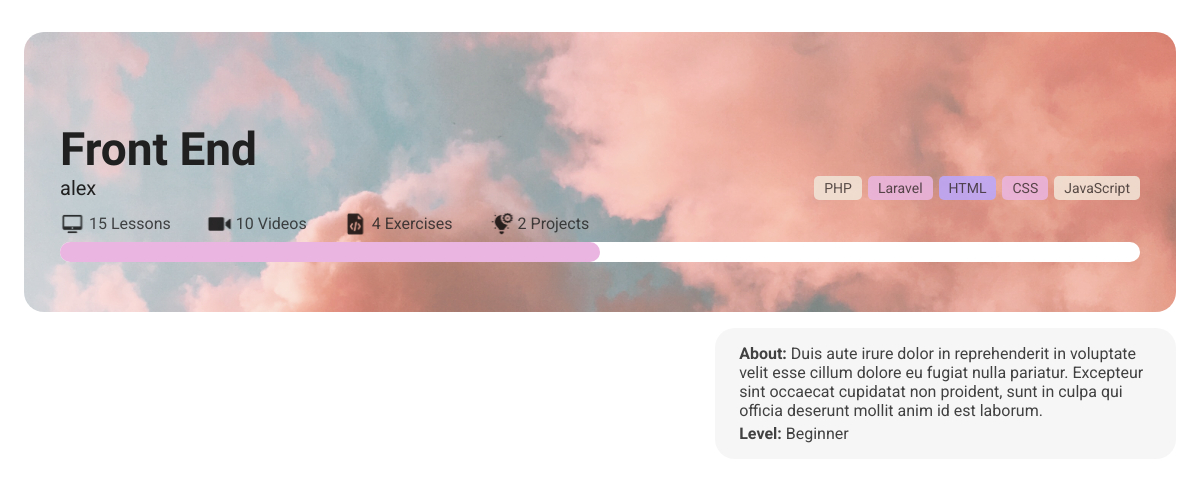
Before: /courses/2 with the older database file.
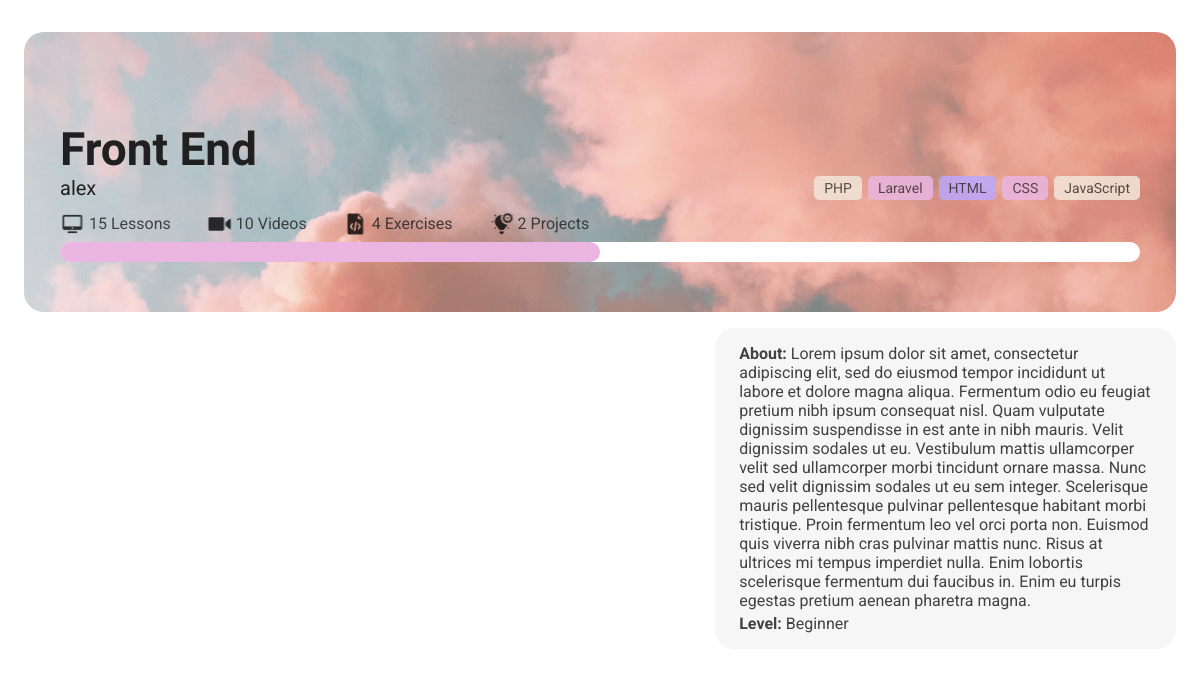
After: the same page with the newer database file.
### course/models.py (models this page shows, shortened)
class Course(models.Model):
    LEVEL = (
        ('Beginner', 'Beginner'),
        ('Intermediate', 'Intermediate'),
        ('Expert', 'Expert'),
    )
    title = models.CharField(max_length=150)
    user = models.ForeignKey(User, on_delete=models.CASCADE)
    image = models.ImageField(upload_to='courses', blank=True)
    tags = models.ManyToManyField(Tag, blank=True)
    about = models.TextField(max_length=2000, blank=True)
    level = models.CharField(max_length=13, choices=LEVEL)
    public = models.BooleanField(default=False)
    likes = models.ManyToManyField(User, blank=True, related_name='likes')
    titles = models.ManyToManyField('Title', through='TitleOrder', blank=True, default=[],  related_name='titles')
    created = models.DateTimeField(auto_now_add=True)
    updated = models.DateTimeField(auto_now=True)

class Tag(models.Model):
    name = models.CharField(max_length=100)
    def __str__(self):
        return self.name

### course/views/course.py (the view)
# urls.py: path('', course.courses, name='courses'),
def course(request, id):
    course = get_object_or_404(Course, pk=id)
    print(course.tags.all())
    return render(request, 'course/course.html', {
        'course': course
    })

### course/templates/course/course.html (shortened to what this page needs)
{% include 'main.html' %}
{% block title %}
    <link rel="stylesheet" href="/static/css/courses/course.css">
{% endblock title %}
{% block content %}
<div class="course">
    <div class="course__item"
    {% if request.user.is_authenticated %}
        style="margin-left: 200px;"
    {% else %}
        style="margin-left: 0px"
    {% endif %}>
        <div class="course__header">
            <div class="course__header__image" style="background-image: url('/static/media/{{ course.image }}');"></div>
            <div class="course__header__mask"></div>
            <div class="course__header__item">
                <div class="course__header__title">
                    <h2>Front End</h2>
                </div>
                <div class="course__header__info">
                    <div class="course__header__info__left">
                        <a href="/users/{{ course.user.username }}">{{ course.user.username }}</a>
                    </div>
                    <div class="course__header__info__right">
                        {% for tag in course.tags.all %}
                        <div class="course__tag" style="background-color: {% if forloop.counter|divisibleby:3 %}#BBA8FD{% elif forloop.counter|divisibleby:2 %}#EAB6E1{% else %}#F2E6D9{% endif %}">
                                {{ tag.name }}
                            </div>
                        {% endfor %}
                    </div>
                </div>
            <div class="course__header__desc">
                <div class="">
                    <img src="/static/media/icons/Monitor.svg" alt="video">
                    <span>15 Lessons</span>
                </div>
                <div class="">
                    <img src="/static/media/icons/VideoCall.svg" alt="VideoCall">
                    <span>10 Videos</span>
                </div>
                <div class="">
                    <img src="/static/media/icons/CodeFile.svg" alt="CodeFile">
                    <span>4 Exercises</span>
                </div>
                <div class="">
                    <img src="/static/media/icons/ProjectManagement.svg" alt="ProjectManagement">
                    <span>2 Projects</span>
                </div>
            </div>
            <div class="course__header__experience">
                <div class="course__header__experience__line">
                    <span></span>
                </div>
            </div>
            </div>
        </div>
        <div class="course__content">
            <div class="course__content__right">
                <p><b>About: </b> {{ course.about }}</p>
                <p><b>Level: </b> {{ course.level }}</p>
            </div>
        </div>
    </div>
</div>
{% endblock content %}

### templates/main.html (shortened to what this page needs)
<!DOCTYPE html>
<html lang="en">
<head>
    <link rel="stylesheet" href="/static/css/main.css">
</head>
<body>
</body>
</html>

### static/css/main.css (style rules this page uses)
* { box-sizing: border-box; padding: 0; margin: 0; text-decoration: none; outline: none; border: none; }
body { background-color: var(--white); color: var(--primary); font-size: 18px; font-family: var(--Roboto); overflow-x: hidden; }
a { color: rgb(20,20,20,.9); }
a, button, input, textarea, select, textarea { transition: all .3s linear; }

### static/css/courses/course.css (style rules this page uses)
.course { display: flex; justify-content: space-between; align-items: flex-start; }
.course__item { display: flex; justify-content: center; align-items: center; flex-direction: column; width: 100%; margin-left: 200px; padding: 4vh 2vw; }
.course__header { display: flex; justify-content: center; align-items: center; flex-direction: column; width: 100%; position: relative; }
.course__header__item { display: flex; justify-content: center; align-items: center; flex-direction: column; width: 100%; padding: 8vh 3vw 3vh; }
.course__header { display: flex; justify-content: center; align-items: center; flex-direction: column; height: 35vh; width: 100%; background-position: center; background-repeat: no-repeat; background-size: cover; }
.course__header__mask { display: block; content: ''; width: 100%; height: 35vh; background-color: rgb(254,254,254,.4); position: absolute; top: 0; left: 0; z-index: -1; }
.course__header__image { background-position: center; background-repeat: no-repeat; background-size: cover; display: block; width: 100%; height: 35vh; position: absolute; top: 0; left: 0; z-index: -2; border-radius: 20px 20px; }
.course__header__title { display: flex; justify-content: space-between; align-self: center; width: 100%; }
.course__header__title h2 { font-family: var(--PaytoneOne); font-size: 46px; }
.course__header__info { display: flex; justify-content: space-between; align-items: center; width: 100%; margin-bottom: 10px; }
.course__header__info__left { display: flex; justify-content: start; align-items: center; gap: 20px; font-size: 18px; }
.course__header__info__left a { color: rgb(20, 20, 20, .8); font-size: 20px; }
.course__header__info__left a { color: var(--primary); }
.course__header__info__right { display: flex; justify-content: end; align-items: center; gap: 6px; }
.course__tag { padding: 4px 10px; border-radius: 5px; font-size: 14px; opacity: .85; transition: all .3s linear; cursor: pointer; color: rgb(20, 20, 20, .8); }
.course__header__desc { display: flex; justify-content: start; align-items: center; width: 100%; gap: 3vw; margin-bottom: 4px; }
.course__header__desc div { display: flex; justify-content: center; align-items: center; gap: 4px; opacity: .8; }
.course__header__desc div img { width: 25px; }
.course__header__desc div span { font-size: 16px; }
.course__header__experience { width: 100%; }
.course__header__experience__line { width: 100%; border-radius: 20px; background-color: var(--white); position: relative; height: 20px; display: flex; justify-content: start; align-items: start; }
.course__header__experience__line span { display: block; content: ''; width: 50%; height: 100%; border-radius: 20px; z-index: 1; background-color: var(--pink); position: absolute; top: 0; left: 0; }
.course__content { display: flex; justify-content: start; align-items: center; width: 100%; padding: 2vh 0; }
.course__content__right { width: 40%; padding: 2vh 2vw; background-color: rgb(217, 217, 217, 25%); border-radius: 20px; color: rgb(20, 20, 20, .8); display: flex; justify-content: start; align-items: start; flex-direction: column; gap: 4px; font-size: 16px; }
.course__content__right p b { font-size: var(--primary); }

### static/css/variables.css (style rules this page uses)
:root { --black: #000; --white: #fff; --primary: #202020; --lightYellow: #F2E6D9; --pink: #EAB6E1; --violet: #BBA8FD; --lilac: #DDC1EA; --lightBlue: #F3F8FF; --blue: #DEECFF; --lightViolet: #C6CFFF; --lightLilac: #E8D3FF; --Roboto: 'Roboto', sans-serif; --PaytoneOne: 'Paytone One', sans-serif; }

Changed rows visible on the page:
changed Course "Beginner": about "Duis aute irure dolor in reprehenderit in voluptate velit esse cillum dolore eu fugiat nulla pariatur. Excepteur sint occaecat cupidatat non proident, sunt in culpa qui officia deserunt mollit anim id est laborum." → "Lorem ipsum dolor sit amet, consectetur adipiscing elit, sed do eiusmod tempor incididunt ut labore et dolore magna aliqua. Fermentum odio eu feugiat pretium nibh ipsum consequat nisl. Quam vulputate dignissim suspendisse in est ante in nibh mauris. Velit dignissim sodales ut eu. Vestibulum mattis ullamcorper velit sed ullamcorper morbi tincidunt ornare massa. Nunc sed velit dignissim sodales ut eu sem integer. Scelerisque mauris pellentesque pulvinar pellentesque habitant morbi tristique. Proin fermentum leo vel orci porta non. Euismod quis viverra nibh cras pulvinar mattis nunc. Risus at ultrices mi tempus imperdiet nulla. Enim lobortis scelerisque fermentum dui faucibus in. Enim eu…"
